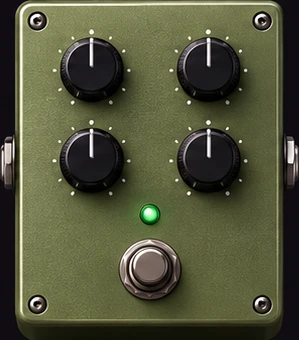
#> input picture DotCharter.Tone.UI/Assets/Rig/Art/acoustic-sim.webp, 299 x 340 px, given in place of hero.png, which was not available
$ python Edit-ReadmeMedia.py ../../DotCharter.Tone.UI/Assets/Rig/Art ../../DotCharter.Tone.UI/Assets/Rig/Art/analog-bbd-delay.webp
#> lines starting #> are read from the running program, lines starting #| are printed output that depends on the picture; after the words box and inside, x2 and y2 are one past the last pixel; in counts of white or black regions, pixels touching at a corner belong together; pictures that were not available may be replaced by others from this repository, and a replacement may not be noted
"""Turns the raw README shots of Capture-ReadmeMedia.ps1 into docs/media/*.webp.

Usage: python tools/readme-media/Edit-ReadmeMedia.py <raw-dir> docs/media

Each raw shot is a 1920x1080 window. A shot is cropped (or not), scaled, given rounded corners and
a soft drop shadow on a transparent margin, and saved as WebP. The Play Mode picture is one frame of
a burst (play-NN.png): PLAY_FRAME picks it; choose one with 0 misses. Needs Pillow.
"""
import sys
from pathlib import Path

from PIL import Image, ImageDraw, ImageFilter

PLAY_FRAME = 15
MARGIN = 28

# output name: (raw shot, crop box in raw pixels or None for the whole window, output width, corner radius)
SHOTS = {
    "hero": ("hero", None, 1600, 22),
    "ai-chat": ("chat", None, 960, 14),
    "seven-string": ("seven", None, 960, 14),
    "library": ("library", None, 960, 14),
    "song-select": ("songselect", None, 960, 14),
    "play": (f"play-{PLAY_FRAME:02d}", None, 960, 14),
    "rig": ("rig", None, 960, 14),
    # The Inspector's left half: the tool rail and the active Sound-tab page.
    "bends": ("bend", (90, 553, 690, 1033), 480, 12),
    "techniques": ("technique", (90, 553, 690, 1033), 480, 12),
    "chord-shapes": ("chords", (90, 553, 690, 1033), 480, 12),
}


def framed(shot: Image.Image, radius: int) -> Image.Image:
    w, h = shot.size
    mask = Image.new("L", (w, h), 0)
    ImageDraw.Draw(mask).rounded_rectangle((0, 0, w - 1, h - 1), radius=radius, fill=255)
    size = (w + 2 * MARGIN, h + 2 * MARGIN)
    shadow = Image.new("L", size, 0)
    ImageDraw.Draw(shadow).rounded_rectangle((MARGIN, MARGIN + 6, MARGIN + w, MARGIN + h + 6), radius=radius, fill=110)
    shadow = shadow.filter(ImageFilter.GaussianBlur(12))
    out = Image.new("RGBA", size, (0, 0, 0, 0))
    out.putalpha(shadow)
    body = shot.convert("RGBA")
    body.putalpha(mask)
    out.alpha_composite(body, (MARGIN, MARGIN))
    return out


def main(raw: Path, dest: Path) -> None:
    dest.mkdir(parents=True, exist_ok=True)
    total = 0
    for name, (source, box, width, radius) in SHOTS.items():
        shot = Image.open(raw / f"{source}.png").convert("RGB")
#> shot is the input picture: PIL image 299x340 RGB; mean R, G, B 81.8, 83.5, 58.1
        if box:
            shot = shot.crop(box)
        height = round(shot.height * width / shot.width)
        shot = shot.resize((width, height), Image.LANCZOS)
#> shot: PIL image 1600x1819 RGB
        path = dest / f"{name}.webp"
        framed(shot, radius).save(path, "WEBP", quality=86, method=6)
#> in framed, `ImageDraw.Draw(mask).rounded_rectangle((0, 0, w - 1, h - 1), radius=ra..`:
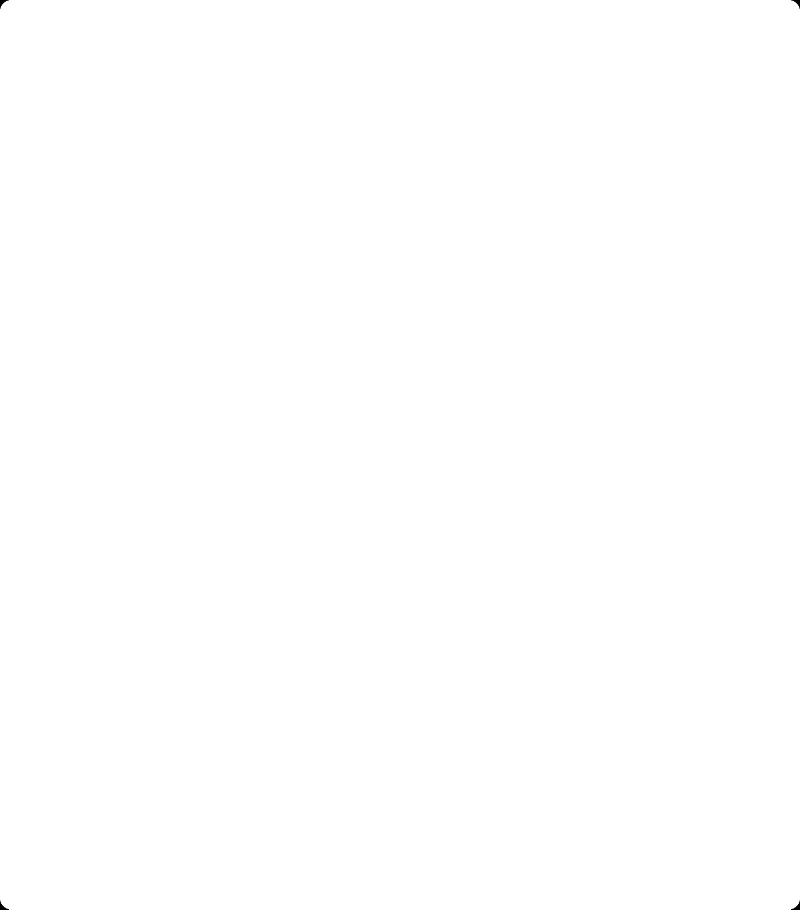
#> mask: PIL image 1600x1819 L (shown at 1/2 size); 100% white; 4 black regions, box (x1, y1, x2, y2) and area: (0, 0, 18, 18) 111, (1582, 0, 1600, 18) 111, (0, 1801, 18, 1819) 111, (1582, 1801, 1600, 1819) 111
#> in framed, `ImageDraw.Draw(shadow).rounded_rectangle((MARGIN, MARGIN + 6, MARGIN +..`:
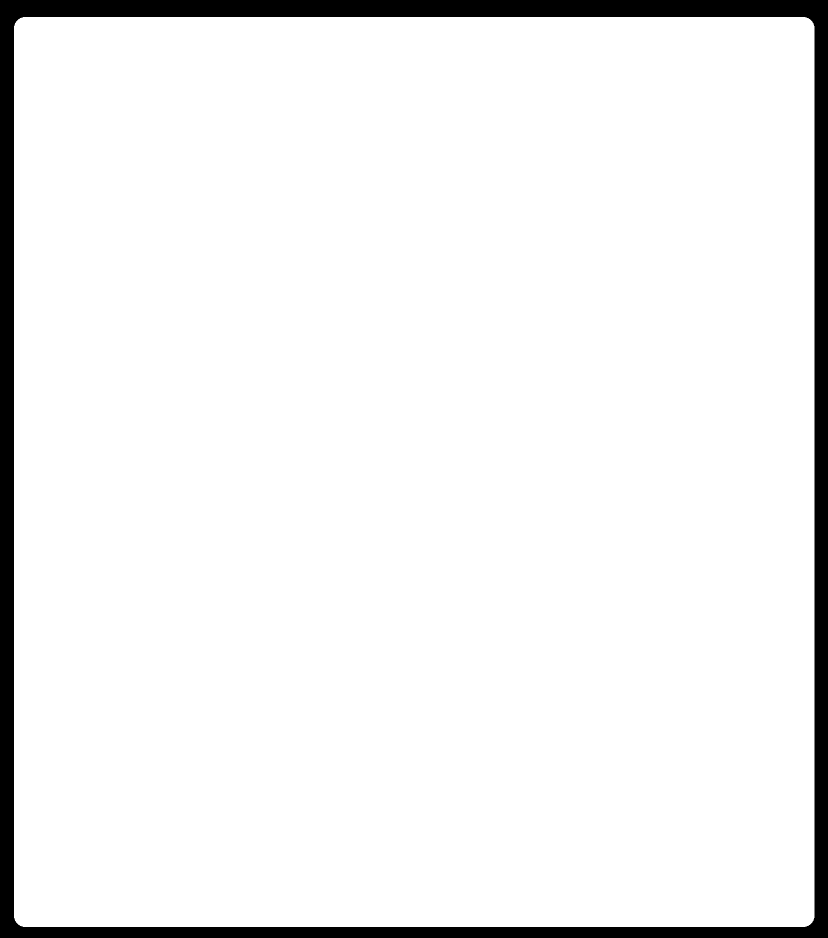
#> shadow: PIL image 1656x1875 L (shown at 1/2 size); values 0 (black) and 110 (white), 93.8% white; 1 black region, box (x1, y1, x2, y2) and area: (0, 0, 1656, 1875) 191624
#> in framed, `shadow = shadow.filter(ImageFilter.GaussianBlur(12))`:
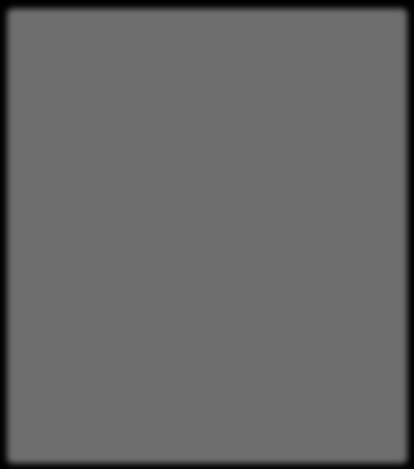
#> shadow: PIL image 1656x1875 L (shown at 1/4 size); min 0, max 110, mean 103.2
#> in framed, `out.putalpha(shadow)`:
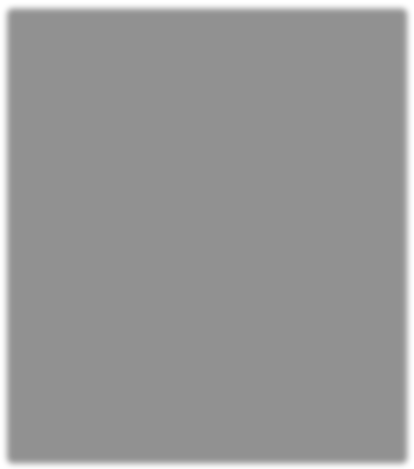
#> out: PIL image 1656x1875 RGBA (shown at 1/4 size); mean R, G, B, A 0, 0, 0, 103.2; transparent parts drawn white
#> in framed, `out.alpha_composite(body, (MARGIN, MARGIN))`:
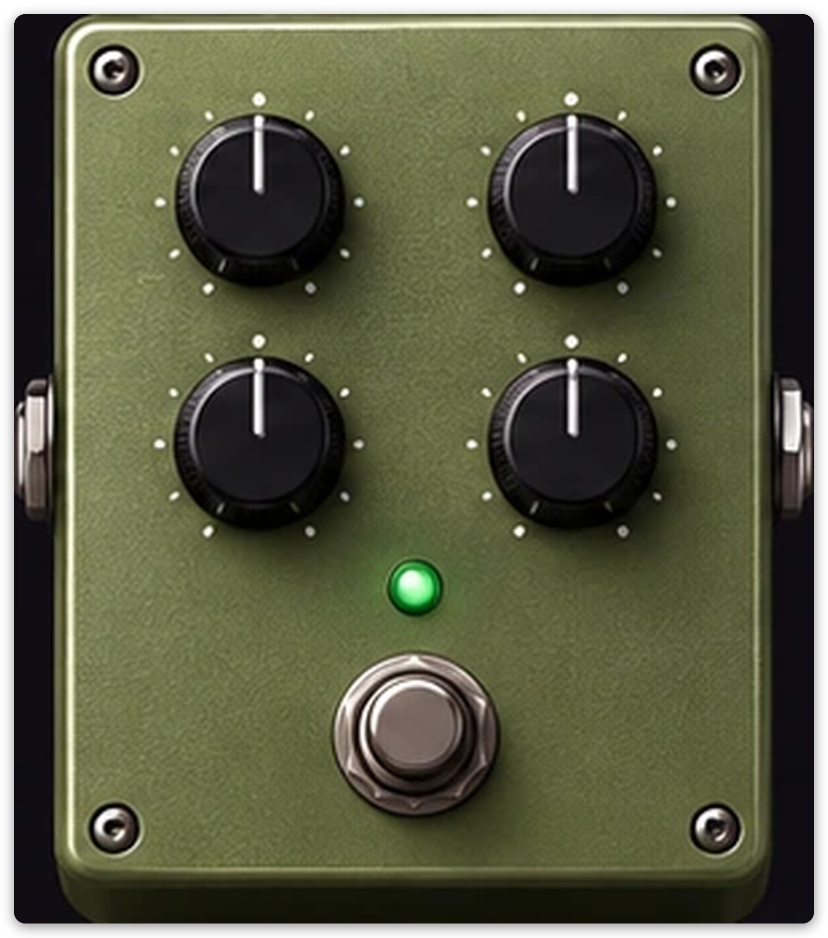
#> out: PIL image 1656x1875 RGBA (shown at 1/2 size); mean R, G, B, A 76.6, 78.3, 54.4, 240.3; transparent parts drawn white
#> (the run stopped early here; a loop or call above may not have finished)

$ run again, on DotCharter.Tone.UI/Assets/Rig/Art/auto-wah-envelope.webp
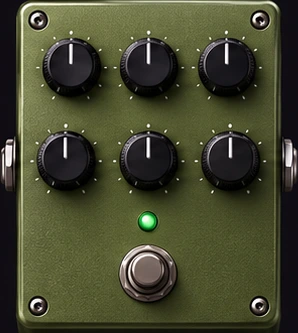
#> input picture DotCharter.Tone.UI/Assets/Rig/Art/auto-wah-envelope.webp, 298 x 333 px, given in place of hero.png, which was not available
#> in main, shot is the input picture: PIL image 298x333 RGB; mean R, G, B 69.1, 71, 46.8
#> shot: PIL image 1600x1788 RGB
#> in framed, `ImageDraw.Draw(shadow).rounded_rectangle((MARGIN, MARGIN + 6, MARGIN +..`:
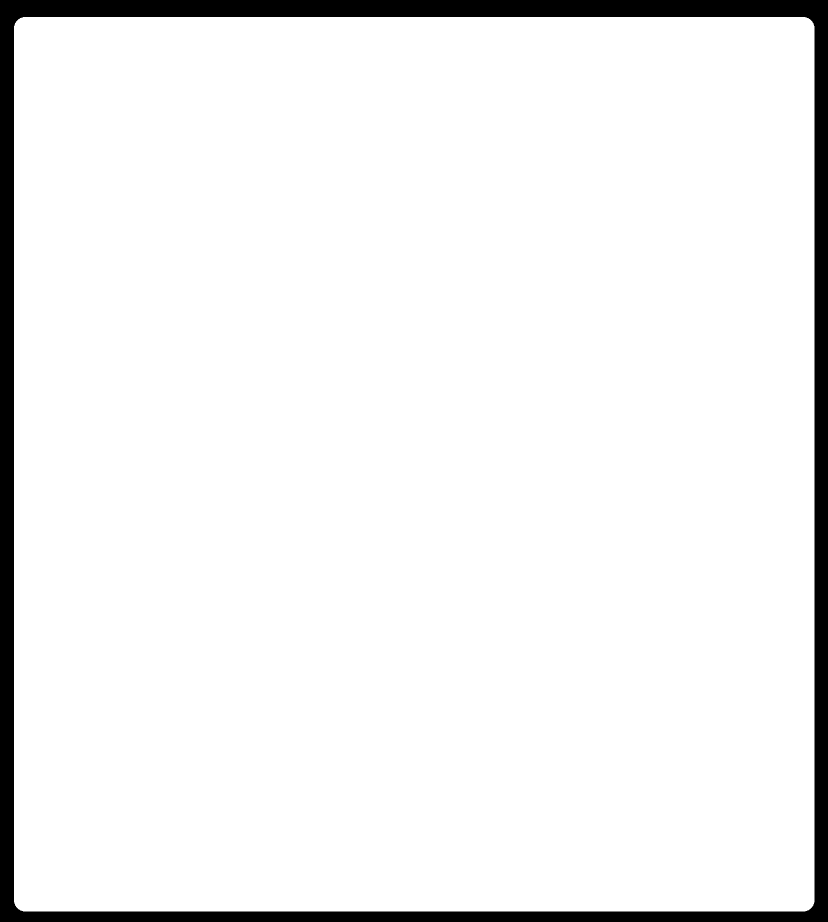
#> shadow: PIL image 1656x1844 L (shown at 1/2 size); values 0 (black) and 110 (white), 93.8% white; 1 black region, box (x1, y1, x2, y2) and area: (0, 0, 1656, 1844) 189919
#> in framed, `out.alpha_composite(body, (MARGIN, MARGIN))`:
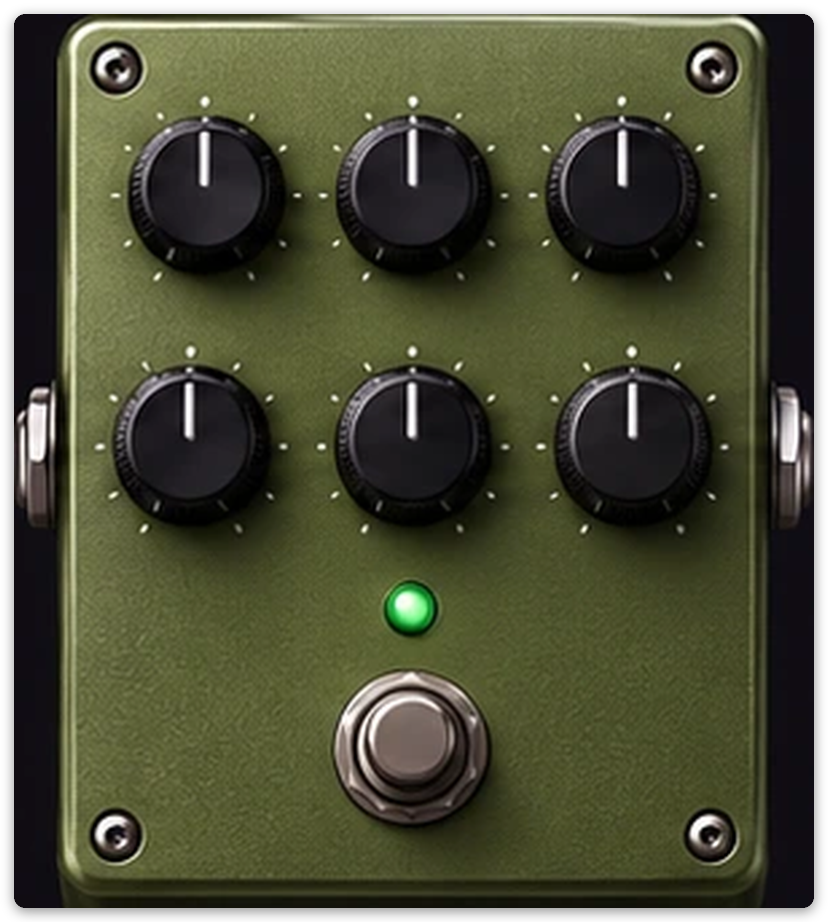
#> out: PIL image 1656x1844 RGBA (shown at 1/2 size); mean R, G, B, A 64.7, 66.5, 43.9, 240.2; transparent parts drawn white
